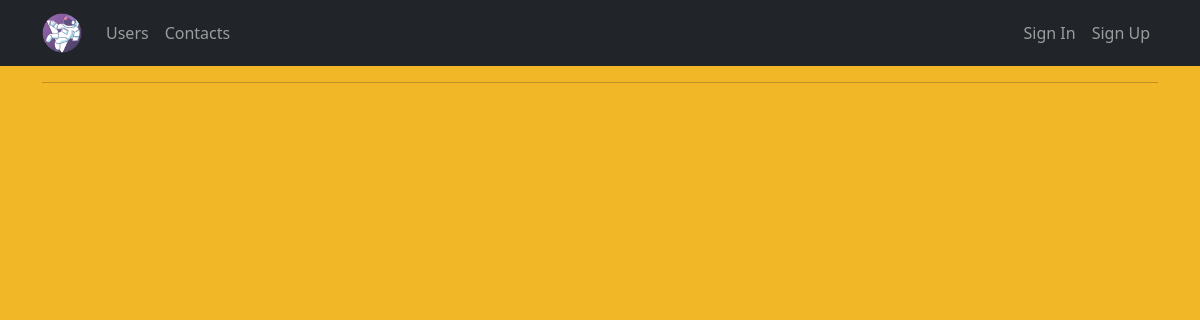
The app's page /, older data.
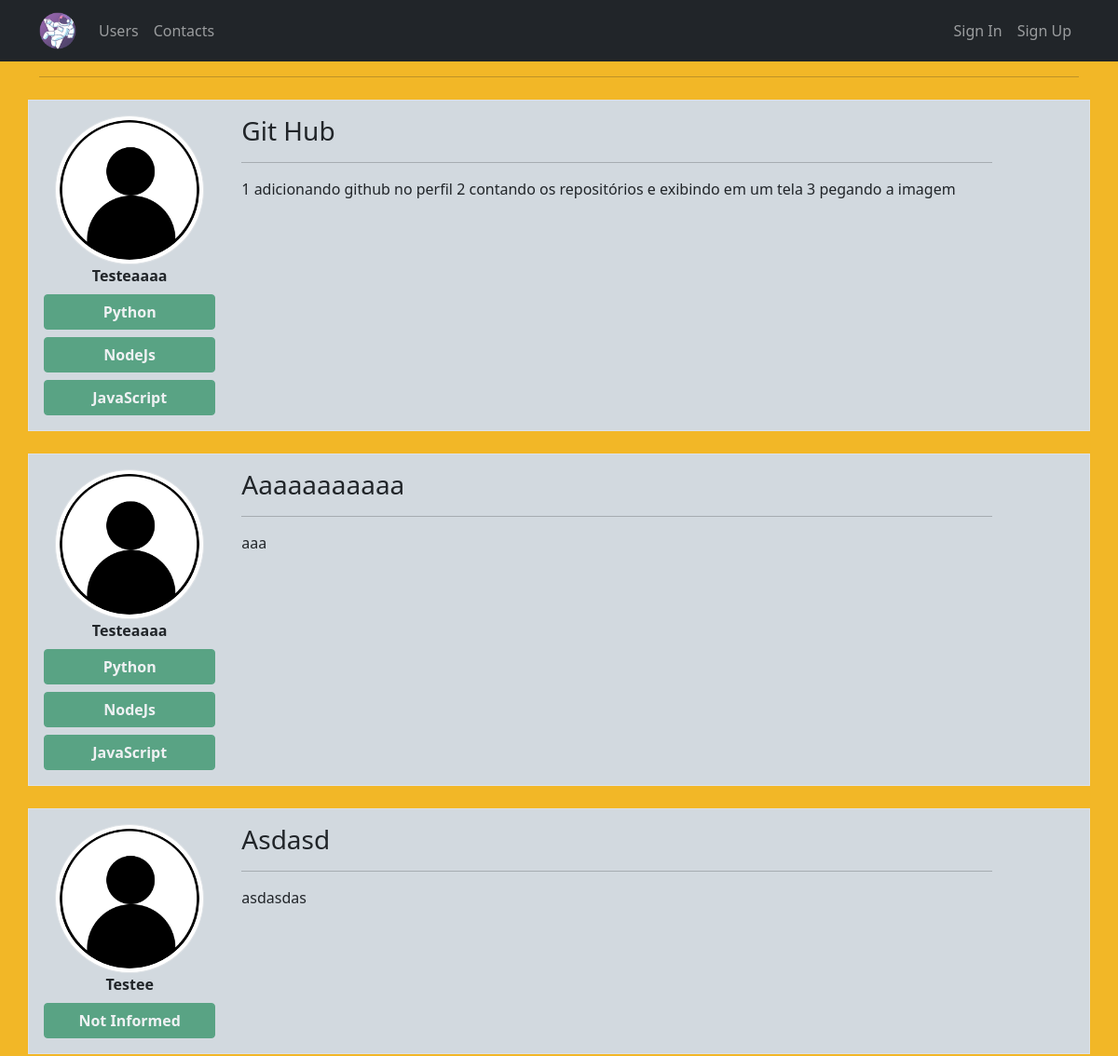
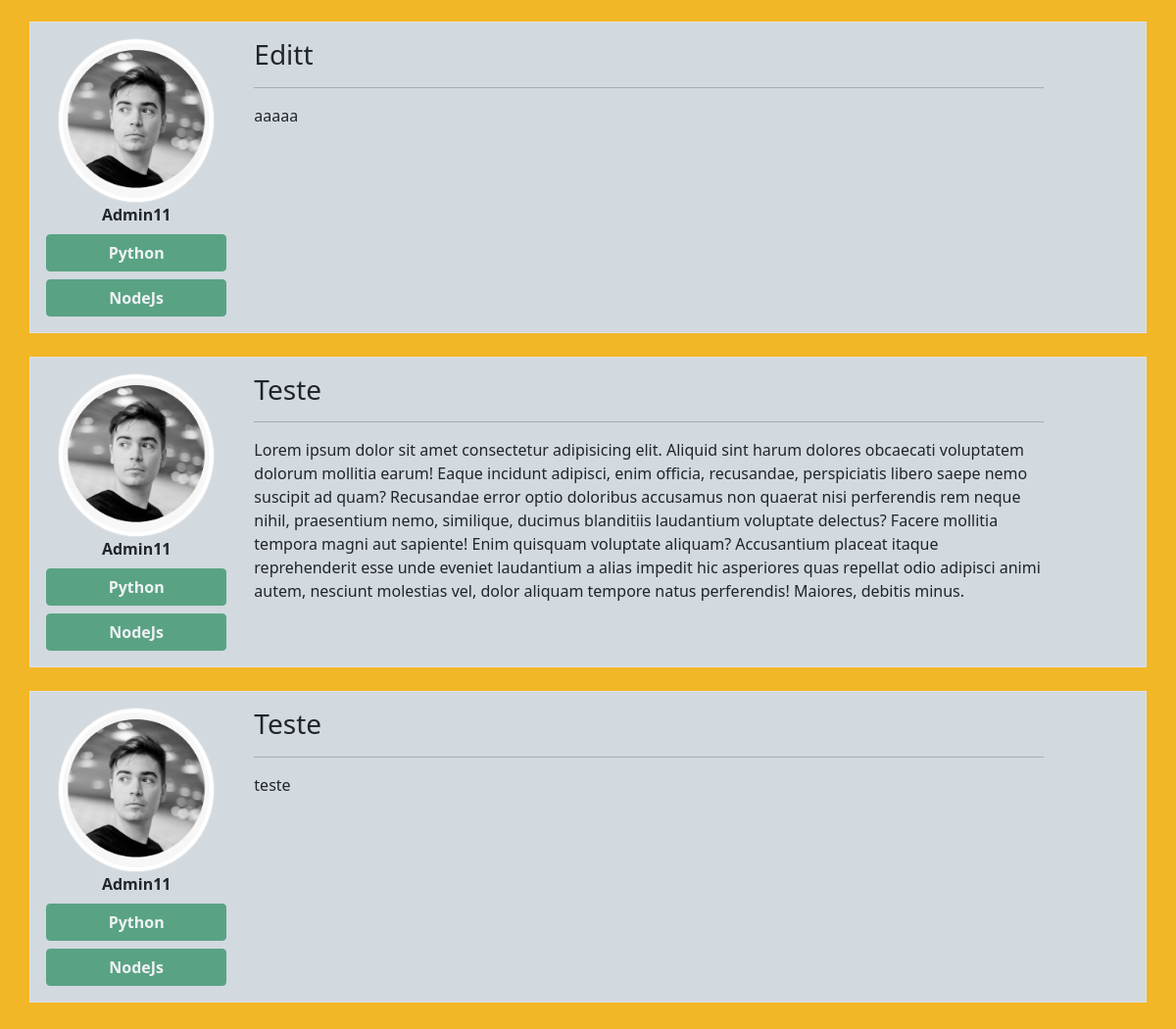
The same page, newer data (2 pictures, top to bottom).
### site_web/models.py (models this page shows, shortened)
class Post(database.Model):
    id = database.Column(database.Integer, primary_key=True)
    title = database.Column(database.String, nullable=False)
    body = database.Column(database.Text, nullable=False)
    dt_create = database.Column(database.DateTime, nullable=False, default=datetime.utcnow)
    id_user = database.Column(database.Integer, database.ForeignKey('user.id'), nullable=False)

class User(database.Model, UserMixin):
    id = database.Column(database.Integer, primary_key=True)
    username = database.Column(database.String, nullable=False)
    email = database.Column(database.String, nullable=False, unique=True)
    password = database.Column(database.String, nullable=False)
    profile_picture = database.Column(database.String, default='default.jpg')
    courses = database.Column(database.String, nullable=False, default='Not Informed')
    posts = database.relationship('Post', backref='author', lazy=True)

### site_web/routes.py (the view)
@app.route("/")
def home():
    posts = Post.query.order_by(Post.id.desc())
    return render_template("home.html", posts=posts)

### site_web/templates/home.html (shortened to what this page needs)
{% extends 'base.html' %}
{% block body %}
    <div class="container">
        <hr>
        {% for post in posts %}
            <div class="row border mt-4 p-3 color02">
                <div class="col col-2 text-center text-capitalize me-3">
                    <div class=""><img src="{{ url_for('static', filename='media/{}'.format(post.author.profile_picture)) }}" alt="profile_pricture" class="rounded-circle img-thumbnail"></div>
                    <strong>{{ post.author.username }}</strong>
                        <div class="row justify-content-center">
                                {% if post.author.courses %}
                                    {% for course in post.author.courses.split(';') %}
                                    <button type="button" class="btn btn-success mt-2 fw-bolder" disabled>
                                        {{ course }}
                                    </button>
                                    {% endfor %}
                                {% else %}
                                    <button type="button" class="btn btn-success mt-2 fw-bolder" disabled>
                                        No Courses Registered :(
                                    </button>
                                {% endif %}
                        </div>
                </div>
                <div class="col col-9 ">
                    <h3 class="text-capitalize">{{ post.title }}</h3>
                    <hr>
                    <p>{{ post.body }}</p>
                </div>
            </div>
        {% endfor %}
    </div>
{% endblock body %}

### site_web/templates/base.html (shortened to what this page needs)
<!DOCTYPE html>
<html lang="PT-BR">
  <head>
    <link
      href="https://cdn.jsdelivr.net/npm/bootstrap@5.1.3/dist/css/bootstrap.min.css"
      rel="stylesheet"
    />
    <link rel="stylesheet" type="text/css" href="{{url_for('static', filename='main.css')}}">
  </head>
  <body id="color01">
    {% include 'navbar.html' %}
    {% block body %}
    {% endblock body %}
  </body>
</html>

### site_web/templates/navbar.html (shortened to what this page needs)
<nav class="navbar navbar-expand-lg navbar-dark bg-dark">
  <div class="container">
    <a class="navbar-brand" href="{{url_for('home')}}">
      <img src="{{url_for('static', filename='media/logo.png')}}" alt="" id="image01" width="40" height="40">
    </a>
    <div class="collapse navbar-collapse" id="navbarSupportedContent">
      <ul class="navbar-nav me-auto mb-2 mb-lg-0">
        <li class="nav-item">
          <a class="nav-link" href="{{url_for('user')}}">Users</a>
        </li>
        <li class="nav-item">
          <a class="nav-link" href="{{url_for('contact')}}">Contacts</a>
        </li>
      </ul>
      <ul class="d-flex navbar-nav">
        {% if current_user.is_authenticated %}
          <li class="nav-item">
            <a href="{{ url_for('create_post')}}" class="nav-link">Create Post</a>
          </li>
          <li class="nav-item">
            <a href="{{ url_for('profile')}}" class="nav-link">My Profile</a>
          </li>
          <li class="nav-item">
            <a href="{{ url_for('exit')}}" class="nav-link">Exit</a>
          </li>
         {% else %}
            <li class="nav-item">
              <a href="{{url_for('login')}}" class="nav-link">Sign In</a>
            </li>
            <li class="nav-item">
              <a href="{{url_for('login')}}" class="nav-link">Sign Up</a>
            </li>
        {% endif %}
      </ul>
    </div>
  </div>
</nav>

### site_web/static/main.css (style rules this page uses)
#color01 { background-color: #f2b727; }
.color02 { background-color: #d2d9df; }

Row changes from the older to the newer data that the page shows:
added Post: profile_picture (placeholder picture), author.username "Testeaaaa", course "Python" "NodeJs" "JavaScript", title "Git Hub", body "1 adicionando github no perfil 2 contando os repositórios e exibindo em um tela 3 pegando a imagem"
added Post: profile_picture (placeholder picture), author.username "Testeaaaa", course "Python" "NodeJs" "JavaScript", title "Aaaaaaaaaaa", body "aaa"
added Post: profile_picture (placeholder picture), author.username "Testee", title "Asdasd", body "asdasdas"
added User: courses "Not Informed"
added Post: profile_picture (picture), author.username "Admin11", course "Python" "NodeJs", title "Editt", body "aaaaa"
added Post: profile_picture (picture), author.username "Admin11", course "Python" "NodeJs", title "Teste", body "Lorem ipsum dolor sit amet consectetur adipisicing elit. Aliquid sint harum dolores obcaecati voluptatem dolorum mollitia earum! Eaque incidunt adipisci, enim officia, recusandae, perspiciatis libero saepe nemo suscipit ad quam? Recusandae error optio doloribus accusamus non quaerat nisi perferendis rem neque nihil, praesentium nemo, similique, ducimus blanditiis laudantium voluptate delectus? Facere mollitia tempora magni aut sapiente! Enim quisquam voluptate aliquam? Accusantium placeat itaque reprehenderit esse unde eveniet laudantium a alias impedit hic asperiores quas repellat odio adipisci animi autem, nesciunt molestias vel, dolor aliquam tempore natus perferendis! Maiores, debitis…"
added Post: profile_picture (picture), author.username "Admin11", course "Python" "NodeJs", title "Teste", body "teste"
